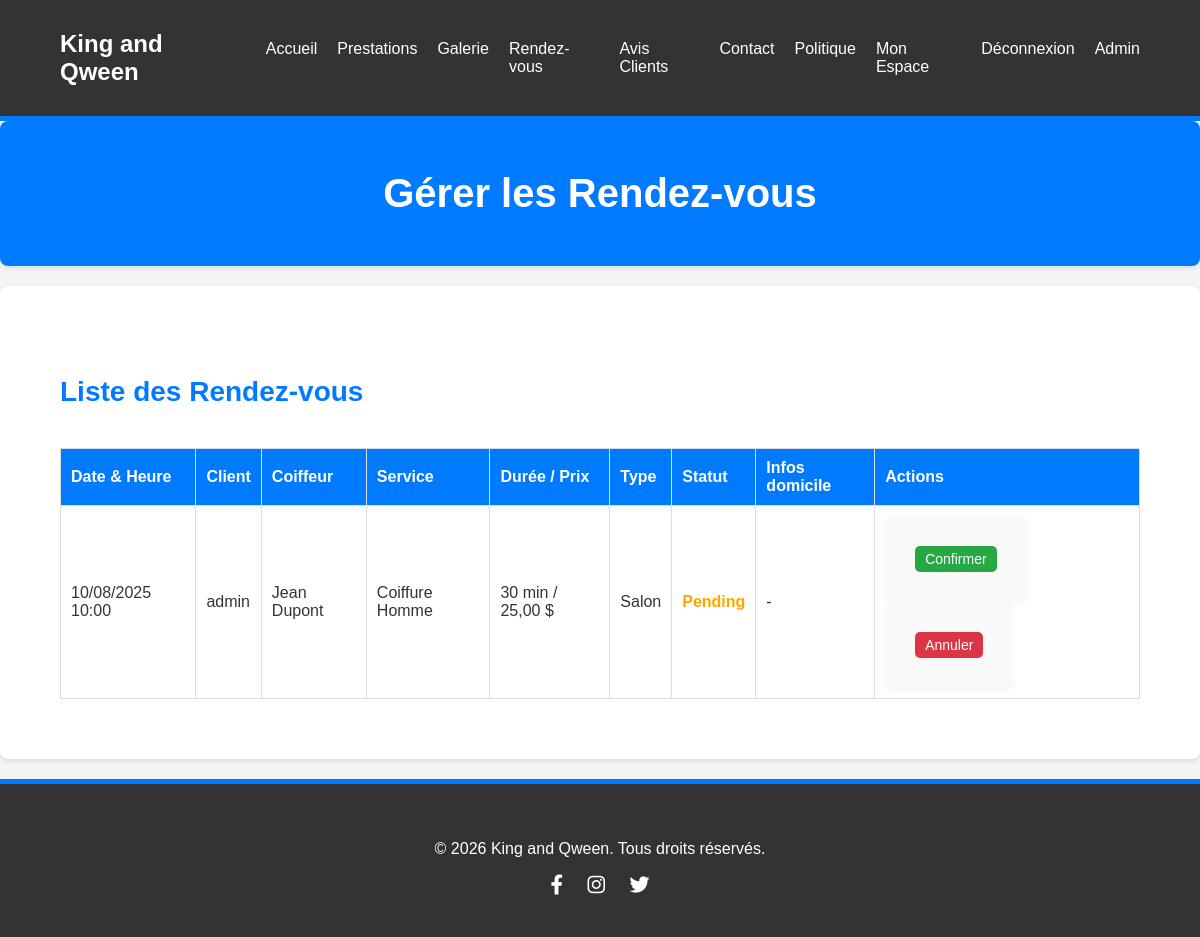
Page /backend/admin_rendezvous.php (signed in) on the earlier database version.
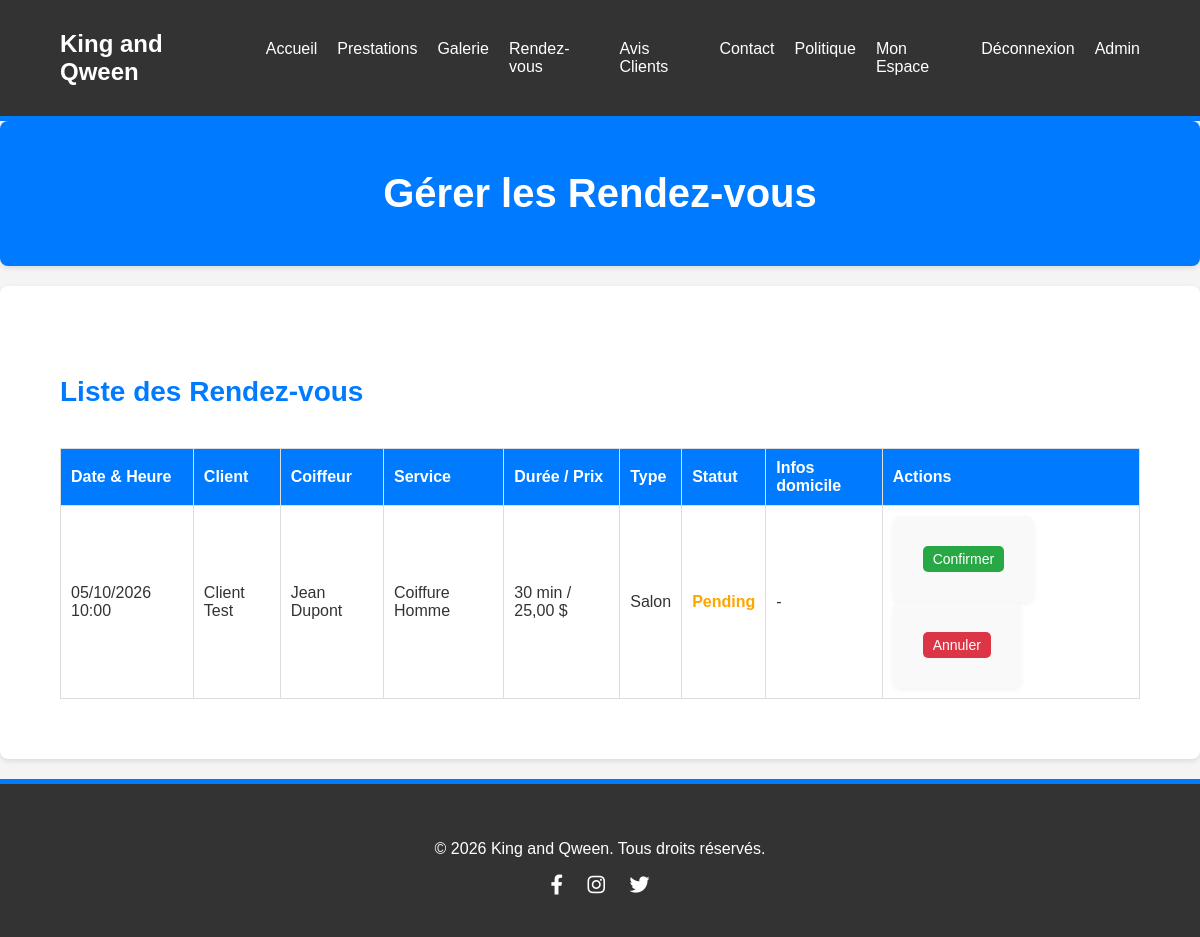
Same page on the later database version.
### tables this page shows
CREATE TABLE `rendezvous` (
  `id` int(11) NOT NULL AUTO_INCREMENT,
  `client_id` int(11) NOT NULL,
  `coiffeur_id` int(11) NOT NULL,
  `service_id` int(11) NOT NULL,
  `date_heure` datetime NOT NULL,
  `date_heure_fin` datetime DEFAULT NULL,
  `duree_minutes_snapshot` int(11) NOT NULL DEFAULT 30,
  `prix_final` decimal(10,2) DEFAULT NULL,
  `type_prestation` enum('domicile','salon') NOT NULL DEFAULT 'salon',
  `adresse_domicile` text DEFAULT NULL,
  `telephone` varchar(30) DEFAULT NULL,
  `statut` enum('pending','confirmed','cancelled_by_client','cancelled_by_coiffeur','completed') NOT NULL DEFAULT 'pending',
  `motif_annulation` text DEFAULT NULL,
  `created_at` datetime DEFAULT CURRENT_TIMESTAMP,
  `updated_at` datetime DEFAULT CURRENT_TIMESTAMP ON UPDATE CURRENT_TIMESTAMP,
  PRIMARY KEY (`id`),
  KEY `idx_rdv_client_date` (`client_id`, `date_heure`),
  KEY `idx_rdv_coiffeur_date` (`coiffeur_id`, `date_heure`),
  KEY `idx_rdv_service` (`service_id`),
  KEY `idx_rdv_date_heure` (`date_heure`),
  KEY `idx_rdv_statut` (`statut`),
  CONSTRAINT `fk_rdv_client` FOREIGN KEY (`client_id`) REFERENCES `users`(`id`) ON DELETE CASCADE,
  CONSTRAINT `fk_rdv_coiffeur` FOREIGN KEY (`coiffeur_id`) REFERENCES `coiffeurs`(`id`) ON DELETE CASCADE,
  CONSTRAINT `fk_rdv_service` FOREIGN KEY (`service_id`) REFERENCES `services`(`id`) ON DELETE CASCADE
);

CREATE TABLE `users` (
  `id` int(11) NOT NULL AUTO_INCREMENT,
  `username` varchar(255) NOT NULL,
  `email` varchar(255) NOT NULL UNIQUE,
  `password` varchar(255) NOT NULL,
  `role` enum('client','coiffeur','admin') NOT NULL DEFAULT 'client',
  `reset_token` varchar(100) DEFAULT NULL,
  `reset_token_expiry` datetime DEFAULT NULL,
  `failed_login_attempts` int(11) NOT NULL DEFAULT 0,
  `locked_until` datetime DEFAULT NULL,
  `created_at` datetime DEFAULT CURRENT_TIMESTAMP,
  `updated_at` datetime DEFAULT CURRENT_TIMESTAMP ON UPDATE CURRENT_TIMESTAMP,
  PRIMARY KEY (`id`),
  KEY `idx_users_role` (`role`),
  KEY `idx_users_reset_token` (`reset_token`)
);

CREATE TABLE `services` (
  `id` int(11) NOT NULL AUTO_INCREMENT,
  `nom` varchar(255) NOT NULL,
  `description` text,
  `prix_depart` decimal(10,2) NOT NULL,
  `duree_minutes` int(11) NOT NULL DEFAULT 30,
  `prix_discutable` tinyint(1) DEFAULT 0,
  `created_at` datetime DEFAULT CURRENT_TIMESTAMP,
  PRIMARY KEY (`id`),
  CONSTRAINT `chk_services_prix` CHECK (`prix_depart` >= 0),
  CONSTRAINT `chk_services_duree` CHECK (`duree_minutes` > 0)
);

### backend/admin_rendezvous.php (the view, shortened to what the changed rows need)
<?php
require_once __DIR__ . "/../includes/db.php";
$rendezvous = [];
$errors = [];
$sql_rendezvous = "SELECT r.id, r.date_heure,
                          COALESCE(r.duree_minutes_snapshot, s.duree_minutes, 30) AS duree_minutes,
                          COALESCE(r.prix_final, s.prix_depart) AS prix_final,
                          r.type_prestation, r.statut, r.adresse_domicile, r.telephone, r.motif_annulation,
                          uc.username AS client_nom,
                          u.username AS coiffeur_nom,
                          s.nom AS service_nom
                   FROM rendezvous r
                   JOIN users uc ON r.client_id = uc.id
                   JOIN coiffeurs co ON r.coiffeur_id = co.id
                   JOIN users u ON co.user_id = u.id
                   JOIN services s ON r.service_id = s.id
                   ORDER BY r.date_heure DESC";
if ($result = $mysqli->query($sql_rendezvous)) {
    while ($row = $result->fetch_assoc()) {
        $rendezvous[] = $row;
    }
} else {
    $errors[] = "Erreur lors de la récupération des rendez-vous.";
}
include __DIR__ . "/../includes/header.php";
?>
<section class="page-title">
    <div class="container">
        <h1>Gérer les Rendez-vous</h1>
    </div>
</section>
<section class="admin-content">
    <div class="container">
        <h2>Liste des Rendez-vous</h2>
        <?php if (empty($rendezvous)): ?>
            <div class="alert alert-info">
                <p>Aucun rendez-vous trouvé.</p>
            </div>
        <?php else: ?>
            <div class="table-responsive">
                <table class="table">
                    <thead>
                        <tr>
                            <th>Date &amp; Heure</th>
                            <th>Client</th>
                            <th>Coiffeur</th>
                            <th>Service</th>
                            <th>Durée / Prix</th>
                            <th>Type</th>
                            <th>Statut</th>
                            <th>Infos domicile</th>
                            <th>Actions</th>
                        </tr>
                    </thead>
                    <tbody>
                        <?php foreach ($rendezvous as $rdv): ?>
                            <tr>
                                <td><?php echo date("d/m/Y H:i", strtotime($rdv["date_heure"])); ?></td>
                                <td><?php echo htmlspecialchars($rdv["client_nom"]); ?></td>
                                <td><?php echo htmlspecialchars($rdv["coiffeur_nom"]); ?></td>
                                <td><?php echo htmlspecialchars($rdv["service_nom"]); ?></td>
                                <td><?php echo (int) $rdv["duree_minutes"]; ?> min / <?php echo number_format((float) $rdv["prix_final"], 2, ',', ' '); ?> $</td>
                                <td><?php echo htmlspecialchars(ucfirst($rdv["type_prestation"])); ?></td>
                                <td>
                                    <span class="status-<?php echo strtolower($rdv["statut"]); ?>">
                                        <?php echo htmlspecialchars(ucfirst(str_replace('_', ' ', $rdv["statut"]))); ?>
                                    </span>
                                </td>
                                <td>
                                    <?php if ($rdv["type_prestation"] === 'domicile'): ?>
                                        <button type="button" class="btn-details btn btn-sm btn-info"
                                                data-adresse="<?php echo htmlspecialchars($rdv['adresse_domicile'] ?? ''); ?>"
                                                data-telephone="<?php echo htmlspecialchars($rdv['telephone'] ?? ''); ?>">
                                            Voir détails
                                        </button>
                                    <?php else: ?>
                                        -
                                    <?php endif; ?>
                                </td>
                                <td>
                                    <?php if ($rdv["statut"] === "pending"): ?>
                                        <form action="<?php echo htmlspecialchars($_SERVER["PHP_SELF"]); ?>" method="post" class="d-inline" style="display:inline-block;">
                                            <button type="submit" class="btn btn-success btn-sm">Confirmer</button>
                                        </form>
                                        <form action="<?php echo htmlspecialchars($_SERVER["PHP_SELF"]); ?>" method="post" class="d-inline" style="display:inline-block;" onsubmit="return confirm('Êtes-vous sûr de vouloir annuler ce rendez-vous ?');">
                                            <button type="submit" class="btn btn-danger btn-sm">Annuler</button>
                                        </form>
                                    <?php else: ?>
                                        <span class="text-muted">Aucune action</span>
                                    <?php endif; ?>
                                </td>
                            </tr>
                        <?php endforeach; ?>
                    </tbody>
                </table>
            </div>
        <?php endif; ?>
    </div>
</section>
<?php include __DIR__ . "/../includes/footer.php"; ?>

Differences in the rows shown:
changed rendezvous "Salon": date_heure "10/08/2025 10:00" → "05/10/2026 10:00"; client.username "admin" → "Client Test"
